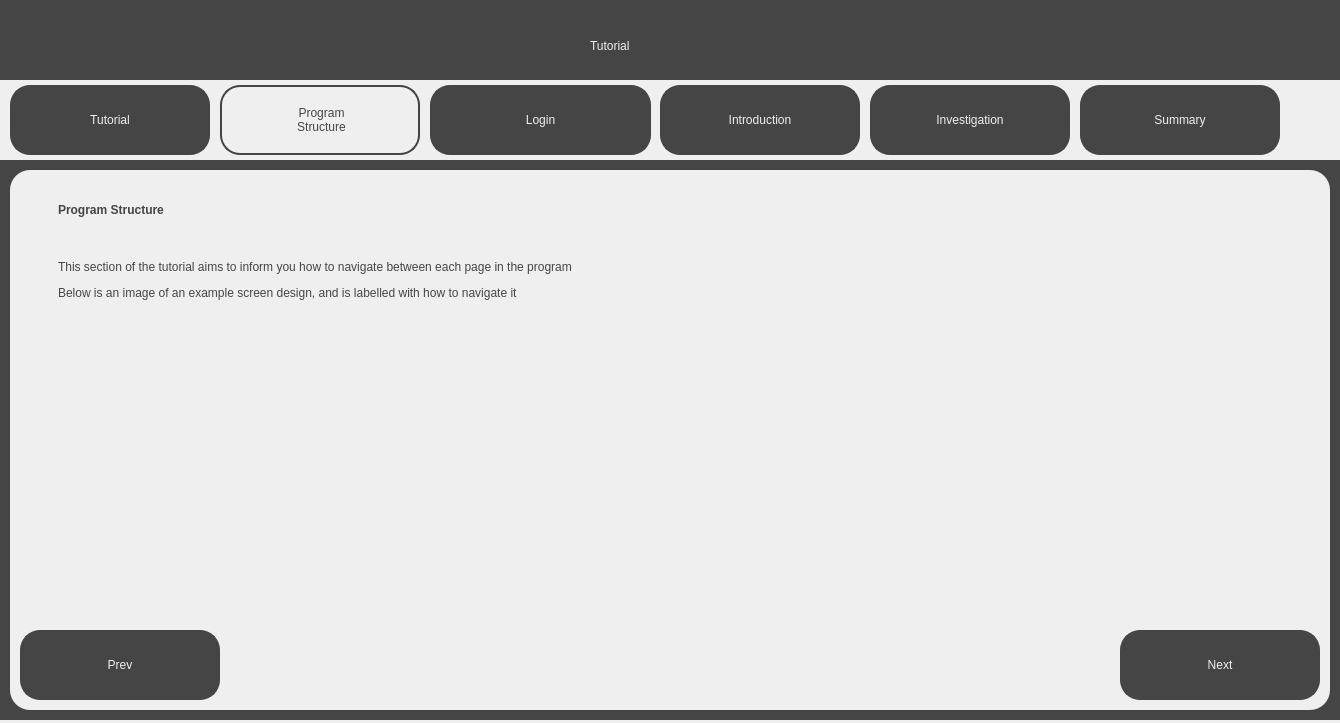
<?xml version="1.0" encoding="UTF-8"?>
<ui version="4.0">
 <class>ProgramStructureTutorialScreen</class>
 <widget class="QDialog" name="ProgramStructureTutorialScreen">
  <property name="geometry">
   <rect>
    <x>0</x>
    <y>0</y>
    <width>1340</width>
    <height>723</height>
   </rect>
  </property>
  <property name="windowTitle">
   <string>Visualising the Riemann Hypothesis - Tutorial</string>
  </property>
  <property name="toolTipDuration">
   <number>0</number>
  </property>
  <property name="sizeGripEnabled">
   <bool>false</bool>
  </property>
  <widget class="QWidget" name="widget" native="true">
   <property name="geometry">
    <rect>
     <x>0</x>
     <y>0</y>
     <width>1340</width>
     <height>720</height>
    </rect>
   </property>
   <property name="styleSheet">
    <string notr="true">background-color: rgb(69, 69, 69);</string>
   </property>
   <widget class="QLabel" name="Title">
    <property name="geometry">
     <rect>
      <x>590</x>
      <y>20</y>
      <width>161</width>
      <height>51</height>
     </rect>
    </property>
    <property name="styleSheet">
     <string notr="true">font: 36pt &quot;Sans Serif&quot;; color:rgb(239, 239, 239)</string>
    </property>
    <property name="text">
     <string>Tutorial</string>
    </property>
   </widget>
   <widget class="QWidget" name="TabBar" native="true">
    <property name="geometry">
     <rect>
      <x>0</x>
      <y>80</y>
      <width>1340</width>
      <height>80</height>
     </rect>
    </property>
    <property name="styleSheet">
     <string notr="true">background-color: rgb(239, 239, 239);</string>
    </property>
    <widget class="QPushButton" name="TutorialTab">
     <property name="geometry">
      <rect>
       <x>10</x>
       <y>5</y>
       <width>200</width>
       <height>70</height>
      </rect>
     </property>
     <property name="cursor">
      <cursorShape>PointingHandCursor</cursorShape>
     </property>
     <property name="styleSheet">
      <string notr="true">border: 2px solid;
border-radius: 20px;
border-color:rgb(69, 69, 69);
background-color: rgb(69, 69, 69);
font: 18pt &quot;Sans Serif&quot;; color:rgb(239, 239, 239);
</string>
     </property>
     <property name="text">
      <string>Tutorial</string>
     </property>
    </widget>
    <widget class="QPushButton" name="LoginTab">
     <property name="geometry">
      <rect>
       <x>430</x>
       <y>5</y>
       <width>221</width>
       <height>70</height>
      </rect>
     </property>
     <property name="cursor">
      <cursorShape>PointingHandCursor</cursorShape>
     </property>
     <property name="styleSheet">
      <string notr="true">border: 2px solid;
border-radius: 20px;
border-color:rgb(69, 69, 69);
background-color: rgb(69, 69, 69);
font: 18pt &quot;Sans Serif&quot;; color:rgb(239, 239, 239);
</string>
     </property>
     <property name="text">
      <string>Login</string>
     </property>
    </widget>
    <widget class="QPushButton" name="IntroductionTab">
     <property name="geometry">
      <rect>
       <x>660</x>
       <y>5</y>
       <width>200</width>
       <height>70</height>
      </rect>
     </property>
     <property name="cursor">
      <cursorShape>PointingHandCursor</cursorShape>
     </property>
     <property name="styleSheet">
      <string notr="true">border: 2px solid;
border-radius: 20px;
border-color:rgb(69, 69, 69);
background-color: rgb(69, 69, 69);
font: 18pt &quot;Sans Serif&quot;; color:rgb(239, 239, 239);
</string>
     </property>
     <property name="text">
      <string>Introduction</string>
     </property>
    </widget>
    <widget class="QPushButton" name="InvestigationTab">
     <property name="geometry">
      <rect>
       <x>870</x>
       <y>5</y>
       <width>200</width>
       <height>70</height>
      </rect>
     </property>
     <property name="cursor">
      <cursorShape>PointingHandCursor</cursorShape>
     </property>
     <property name="styleSheet">
      <string notr="true">border: 2px solid;
border-radius: 20px;
border-color:rgb(69, 69, 69);
background-color: rgb(69, 69, 69);
font: 18pt &quot;Sans Serif&quot;; color:rgb(239, 239, 239);
</string>
     </property>
     <property name="text">
      <string>Investigation</string>
     </property>
    </widget>
    <widget class="QPushButton" name="SummaryTab">
     <property name="geometry">
      <rect>
       <x>1080</x>
       <y>5</y>
       <width>200</width>
       <height>70</height>
      </rect>
     </property>
     <property name="cursor">
      <cursorShape>PointingHandCursor</cursorShape>
     </property>
     <property name="styleSheet">
      <string notr="true">border: 2px solid;
border-radius: 20px;
border-color:rgb(69, 69, 69);
background-color: rgb(69, 69, 69);
font: 18pt &quot;Sans Serif&quot;; color:rgb(239, 239, 239);
</string>
     </property>
     <property name="text">
      <string>Summary</string>
     </property>
    </widget>
    <widget class="QPushButton" name="ProgramStructureTab">
     <property name="geometry">
      <rect>
       <x>220</x>
       <y>5</y>
       <width>200</width>
       <height>70</height>
      </rect>
     </property>
     <property name="cursor">
      <cursorShape>PointingHandCursor</cursorShape>
     </property>
     <property name="styleSheet">
      <string notr="true">border-radius: 20px;
background-color: rgba(0, 0, 0, 0);
font: 18pt &quot;Sans Serif&quot;;
</string>
     </property>
     <property name="text">
      <string/>
     </property>
    </widget>
    <widget class="QLabel" name="ProgramStructureLabel">
     <property name="geometry">
      <rect>
       <x>220</x>
       <y>5</y>
       <width>200</width>
       <height>70</height>
      </rect>
     </property>
     <property name="styleSheet">
      <string notr="true">border: 2px solid;
border-radius: 20px;
border-color:rgb(69, 69, 69);
background-color: rgb(239, 239, 239);
font: 18pt &quot;Sans Serif&quot;; color:rgb(69, 69, 69);
</string>
     </property>
     <property name="text">
      <string>&lt;html&gt;&lt;head/&gt;&lt;body&gt;&lt;p align=&quot;center&quot;&gt;Program&lt;br/&gt;Structure&lt;/p&gt;&lt;/body&gt;&lt;/html&gt;</string>
     </property>
    </widget>
    <zorder>TutorialTab</zorder>
    <zorder>LoginTab</zorder>
    <zorder>IntroductionTab</zorder>
    <zorder>InvestigationTab</zorder>
    <zorder>SummaryTab</zorder>
    <zorder>ProgramStructureLabel</zorder>
    <zorder>ProgramStructureTab</zorder>
   </widget>
   <widget class="QWidget" name="MainWidget" native="true">
    <property name="geometry">
     <rect>
      <x>10</x>
      <y>170</y>
      <width>1320</width>
      <height>540</height>
     </rect>
    </property>
    <property name="styleSheet">
     <string notr="true">background-color: rgb(239, 239, 239);
border-radius: 20px;</string>
    </property>
    <widget class="QPushButton" name="PrevButton">
     <property name="geometry">
      <rect>
       <x>10</x>
       <y>460</y>
       <width>200</width>
       <height>70</height>
      </rect>
     </property>
     <property name="cursor">
      <cursorShape>PointingHandCursor</cursorShape>
     </property>
     <property name="styleSheet">
      <string notr="true">border: 2px solid;
border-radius: 20px;
border-color:rgb(69, 69, 69);
background-color: rgb(69, 69, 69);
font: 18pt &quot;Sans Serif&quot;; color:rgb(239, 239, 239);
</string>
     </property>
     <property name="text">
      <string>Prev</string>
     </property>
    </widget>
    <widget class="QPushButton" name="NextButton">
     <property name="geometry">
      <rect>
       <x>1110</x>
       <y>460</y>
       <width>200</width>
       <height>70</height>
      </rect>
     </property>
     <property name="cursor">
      <cursorShape>PointingHandCursor</cursorShape>
     </property>
     <property name="styleSheet">
      <string notr="true">border: 2px solid;
border-radius: 20px;
border-color:rgb(69, 69, 69);
background-color: rgb(69, 69, 69);
font: 18pt &quot;Sans Serif&quot;; color:rgb(239, 239, 239);
</string>
     </property>
     <property name="text">
      <string>Next</string>
     </property>
    </widget>
    <widget class="QLabel" name="SubTitleText">
     <property name="geometry">
      <rect>
       <x>40</x>
       <y>20</y>
       <width>341</width>
       <height>41</height>
      </rect>
     </property>
     <property name="styleSheet">
      <string notr="true">font: 25pt &quot;Sans Serif&quot;; color:rgb(69, 69, 69);
background-color: rgb(239, 239, 239); padding: 5px;</string>
     </property>
     <property name="text">
      <string>&lt;html&gt;&lt;head/&gt;&lt;body&gt;&lt;p&gt;&lt;span style=&quot; font-weight:600;&quot;&gt;Program Structure&lt;/span&gt;&lt;/p&gt;&lt;/body&gt;&lt;/html&gt;</string>
     </property>
    </widget>
    <widget class="QLabel" name="MainText">
     <property name="geometry">
      <rect>
       <x>40</x>
       <y>80</y>
       <width>1251</width>
       <height>61</height>
      </rect>
     </property>
     <property name="styleSheet">
      <string notr="true">font: 13pt &quot;Sans Serif&quot;; color:rgb(69, 69, 69);
background-color: rgb(239, 239, 239); padding: 5px;</string>
     </property>
     <property name="text">
      <string>&lt;html&gt;&lt;head/&gt;&lt;body&gt;&lt;p&gt;This section of the tutorial aims to inform you how to navigate between each page in the program&lt;/p&gt;&lt;p&gt;Below is an image of an example screen design, and is labelled with how to navigate it&lt;/p&gt;&lt;/body&gt;&lt;/html&gt;</string>
     </property>
     <property name="wordWrap">
      <bool>true</bool>
     </property>
    </widget>
    <widget class="QLabel" name="TemplateImage">
     <property name="geometry">
      <rect>
       <x>200</x>
       <y>150</y>
       <width>941</width>
       <height>361</height>
      </rect>
     </property>
     <property name="sizePolicy">
      <sizepolicy hsizetype="Preferred" vsizetype="Preferred">
       <horstretch>0</horstretch>
       <verstretch>0</verstretch>
      </sizepolicy>
     </property>
     <property name="text">
      <string/>
     </property>
     <property name="pixmap">
      <pixmap>../../media/annotated-template-screen.png</pixmap>
     </property>
    </widget>
    <zorder>SubTitleText</zorder>
    <zorder>MainText</zorder>
    <zorder>TemplateImage</zorder>
    <zorder>PrevButton</zorder>
    <zorder>NextButton</zorder>
   </widget>
  </widget>
 </widget>
 <resources/>
 <connections/>
</ui>
